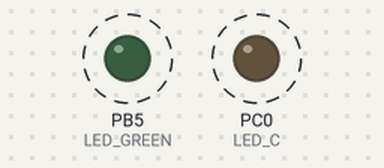
Bench run of a program on a simulated ATmega328P, built with avr-gcc and emulated at 16 MHz. On the bench: output pins drawn as LEDs (lit = HIGH). Dashed ring = blinking.

Above: at 0.2 s.
Timing chart, 0 to 3.0 s (numbered marks = the images above):
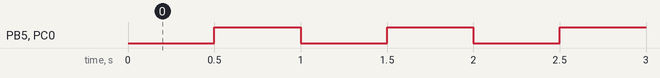

Measured:
- by itself, PB5 (LED_GREEN), PC0 (LED_C): alternates HIGH for 0.50 s and LOW for 0.50 s

The program:

main.cpp
```cpp
// (licence header left out)
/* Defines -----------------------------------------------------------*/
#define LED_GREEN   PB5     // AVR pin where green LED is connected
#define LED_C       PC0     // AVR pin where green C LED is connected
#define Button      PD2     // AVR pin where Button is connected
#define BLINK_DELAY 500
#ifndef F_CPU
# define F_CPU 16000000     // CPU frequency in Hz required for delay
#endif

/* Includes ----------------------------------------------------------*/
#include <util/delay.h>     // Functions for busy-wait delay loops
#include <avr/io.h>         // AVR device-specific IO definitions


/* Functions ---------------------------------------------------------*/
/**********************************************************************
 * Function: Main function where the program execution begins
 * Purpose:  Toggle two LEDs when a push button is pressed.
 * Returns:  none
 **********************************************************************/
int main(void)
{
    // Green LED at port B
    // Set pin as output in Data Direction Register...
    DDRB = DDRB | (1<<LED_GREEN);
    // ...and turn LED off in Data Register
    PORTB = PORTB & ~(1<<LED_GREEN);

    // Configure the second LED at port C
    DDRC = DDRC | (1<<LED_C);

    PORTC = PORTC & ~(1<<LED_C);

    // Configure Push button at port D and enable internal pull-up resistor
    DDRD = DDRD & ~ (1<<Button);

    PIND = PIND |(1<<Button);


    // Infinite loop
    while (1)
    {
        // Pause several milliseconds
        _delay_ms(BLINK_DELAY);
        PORTB = PORTB  ^(1<<LED_GREEN);  // turn LED B Off
        PORTC = PORTC  ^(1<<LED_C);      // turn LED C On


       // alternative solution
       // _delay_ms(BLINK_DELAY);
       // PORTB = PORTB  & ~(1<<LED_GREEN);  // turn LED B Off
       // PORTC = PORTC  & ~(1<<LED_C);      // turn LED C On

       // _delay_ms(BLINK_DELAY);
       // PORTB = PORTB  |(1<<LED_GREEN); //turn LED B On
       // PORTC = PORTC  |(1<<LED_C);     //turn LED C Off


    }

    // Will never reach this
    return 0;
}
```
